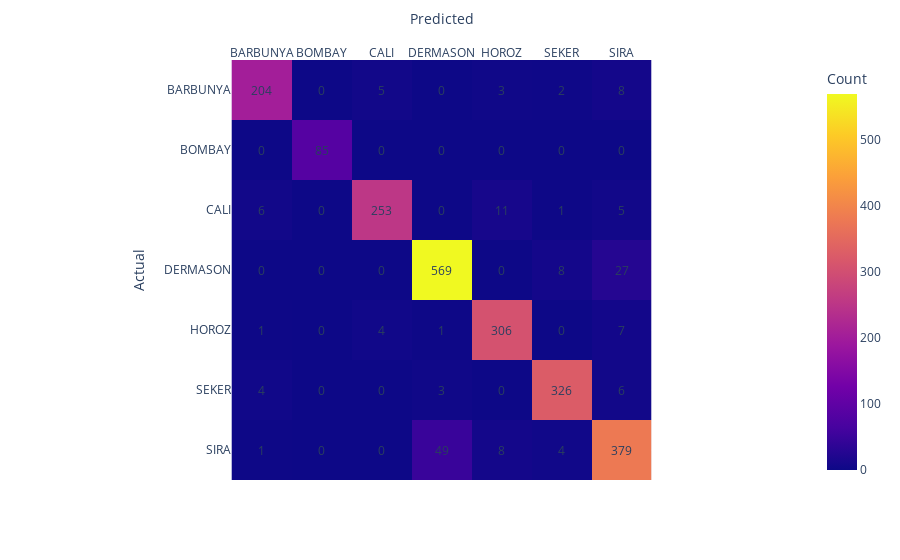

Notebook code cell kept with this figure:
### Code cell
from xgboost import XGBClassifier
xgb = XGBClassifier(subsample=0.8, nestimators=300, ma_depth=7, learning_rate=0.1, gamma=0.1, colsample_bytree=0.5)
param_grid = {
    'n_estimators': [100, 200, 300],  # Number of boosting rounds
    'max_depth': [3, 5, 7],  # Maximum depth of the tree
    'learning_rate': [0.01, 0.1, 0.3],  # Step size shrinkage used in update to prevent overfitting
    'subsample': [0.5, 0.8, 1.0],  # Subsample ratio of the training instance
    'colsample_bytree': [0.5, 0.8, 1.0],  # Subsample ratio of columns when constructing each tree
    'gamma': [0, 0.1, 0.2]  # Minimum loss reduction required to make a further partition on a leaf node of the tree
}
train_evaluate_encoded2(xgb, param_grid, X_train, y_encoded2, X_val, y_val_encoded2, cv=5)

### Figure 1 — Plotly figure (JSON) as saved in the notebook; plotly's stock layout.template omitted (floating-point values rounded to 4 significant figures)
{"data": [{"coloraxis": "coloraxis", "hovertemplate": "Predicted: %{x}<br>Actual: %{y}<br>Count: %{z}<extra></extra>", "name": "0", "type": "heatmap", "x": ["BARBUNYA", "BOMBAY", "CALI", "DERMASON", "HOROZ", "SEKER", "SIRA"], "xaxis": "x", "y": ["BARBUNYA", "BOMBAY", "CALI", "DERMASON", "HOROZ", "SEKER", "SIRA"], "yaxis": "y", "z": [[204, 0, 5, 0, 3, 2, 8], [0, 85, 0, 0, 0, 0, 0], [6, 0, 253, 0, 11, 1, 5], [0, 0, 0, 569, 0, 8, 27], [1, 0, 4, 1, 306, 0, 7], [4, 0, 0, 3, 0, 326, 6], [1, 0, 0, 49, 8, 4, 379]]}], "layout": {"annotations": [{"showarrow": false, "text": "204", "x": "BARBUNYA", "y": "BARBUNYA"}, {"showarrow": false, "text": "0", "x": "BOMBAY", "y": "BARBUNYA"}, {"showarrow": false, "text": "5", "x": "CALI", "y": "BARBUNYA"}, {"showarrow": false, "text": "0", "x": "DERMASON", "y": "BARBUNYA"}, {"showarrow": false, "text": "3", "x": "HOROZ", "y": "BARBUNYA"}, {"showarrow": false, "text": "2", "x": "SEKER", "y": "BARBUNYA"}, {"showarrow": false, "text": "8", "x": "SIRA", "y": "BARBUNYA"}, {"showarrow": false, "text": "0", "x": "BARBUNYA", "y": "BOMBAY"}, {"showarrow": false, "text": "85", "x": "BOMBAY", "y": "BOMBAY"}, {"showarrow": false, "text": "0", "x": "CALI", "y": "BOMBAY"}, {"showarrow": false, "text": "0", "x": "DERMASON", "y": "BOMBAY"}, {"showarrow": false, "text": "0", "x": "HOROZ", "y": "BOMBAY"}, {"showarrow": false, "text": "0", "x": "SEKER", "y": "BOMBAY"}, {"showarrow": false, "text": "0", "x": "SIRA", "y": "BOMBAY"}, {"showarrow": false, "text": "6", "x": "BARBUNYA", "y": "CALI"}, {"showarrow": false, "text": "0", "x": "BOMBAY", "y": "CALI"}, {"showarrow": false, "text": "253", "x": "CALI", "y": "CALI"}, {"showarrow": false, "text": "0", "x": "DERMASON", "y": "CALI"}, {"showarrow": false, "text": "11", "x": "HOROZ", "y": "CALI"}, {"showarrow": false, "text": "1", "x": "SEKER", "y": "CALI"}, {"showarrow": false, "text": "5", "x": "SIRA", "y": "CALI"}, {"showarrow": false, "text": "0", "x": "BARBUNYA", "y": "DERMASON"}, {"showarrow": false, "text": "0", "x": "BOMBAY", "y": "DERMASON"}, {"showarrow": false, "text": "0", "x": "CALI", "y": "DERMASON"}, {"showarrow": false, "text": "569", "x": "DERMASON", "y": "DERMASON"}, {"showarrow": false, "text": "0", "x": "HOROZ", "y": "DERMASON"}, {"showarrow": false, "text": "8", "x": "SEKER", "y": "DERMASON"}, {"showarrow": false, "text": "27", "x": "SIRA", "y": "DERMASON"}, {"showarrow": false, "text": "1", "x": "BARBUNYA", "y": "HOROZ"}, {"showarrow": false, "text": "0", "x": "BOMBAY", "y": "HOROZ"}, {"showarrow": false, "text": "4", "x": "CALI", "y": "HOROZ"}, {"showarrow": false, "text": "1", "x": "DERMASON", "y": "HOROZ"}, {"showarrow": false, "text": "306", "x": "HOROZ", "y": "HOROZ"}, {"showarrow": false, "text": "0", "x": "SEKER", "y": "HOROZ"}, {"showarrow": false, "text": "7", "x": "SIRA", "y": "HOROZ"}, {"showarrow": false, "text": "4", "x": "BARBUNYA", "y": "SEKER"}, {"showarrow": false, "text": "0", "x": "BOMBAY", "y": "SEKER"}, {"showarrow": false, "text": "0", "x": "CALI", "y": "SEKER"}, {"showarrow": false, "text": "3", "x": "DERMASON", "y": "SEKER"}, {"showarrow": false, "text": "0", "x": "HOROZ", "y": "SEKER"}, {"showarrow": false, "text": "326", "x": "SEKER", "y": "SEKER"}, {"showarrow": false, "text": "6", "x": "SIRA", "y": "SEKER"}, {"showarrow": false, "text": "1", "x": "BARBUNYA", "y": "SIRA"}, {"showarrow": false, "text": "0", "x": "BOMBAY", "y": "SIRA"}, {"showarrow": false, "text": "0", "x": "CALI", "y": "SIRA"}, {"showarrow": false, "text": "49", "x": "DERMASON", "y": "SIRA"}, {"showarrow": false, "text": "8", "x": "HOROZ", "y": "SIRA"}, {"showarrow": false, "text": "4", "x": "SEKER", "y": "SIRA"}, {"showarrow": false, "text": "379", "x": "SIRA", "y": "SIRA"}], "coloraxis": {"colorbar": {"title": {"text": "Count"}}, "colorscale": [[0, "#0d0887"], [0.1111, "#46039f"], [0.2222, "#7201a8"], [0.3333, "#9c179e"], [0.4444, "#bd3786"], [0.5556, "#d8576b"], [0.6667, "#ed7953"], [0.7778, "#fb9f3a"], [0.8889, "#fdca26"], [1, "#f0f921"]]}, "margin": {"t": 60}, "xaxis": {"anchor": "y", "constrain": "domain", "domain": [0, 1], "scaleanchor": "y", "side": "top", "title": {"text": "Predicted"}}, "yaxis": {"anchor": "x", "autorange": "reversed", "constrain": "domain", "domain": [0, 1], "title": {"text": "Actual"}}}}
